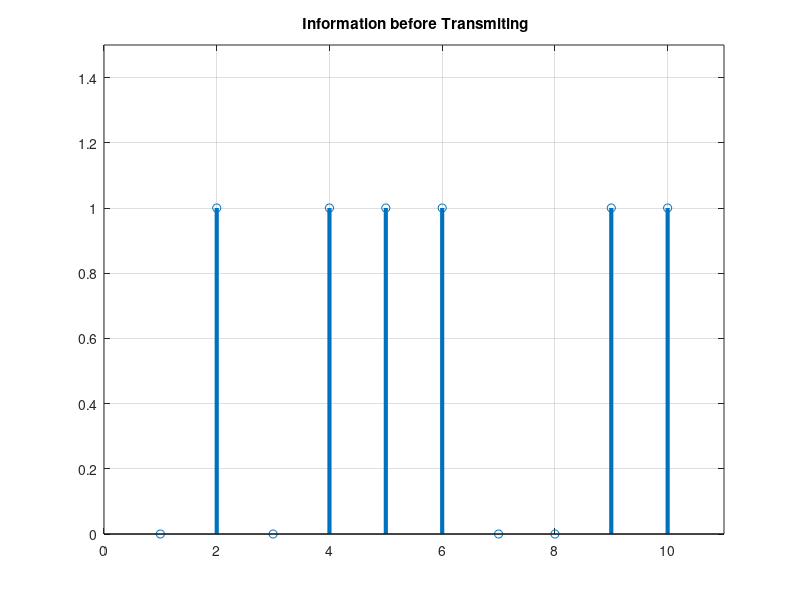
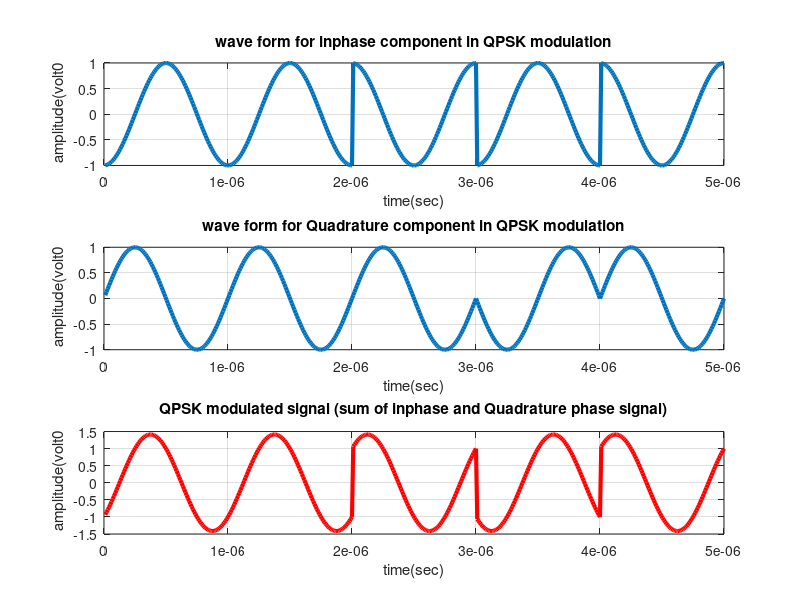
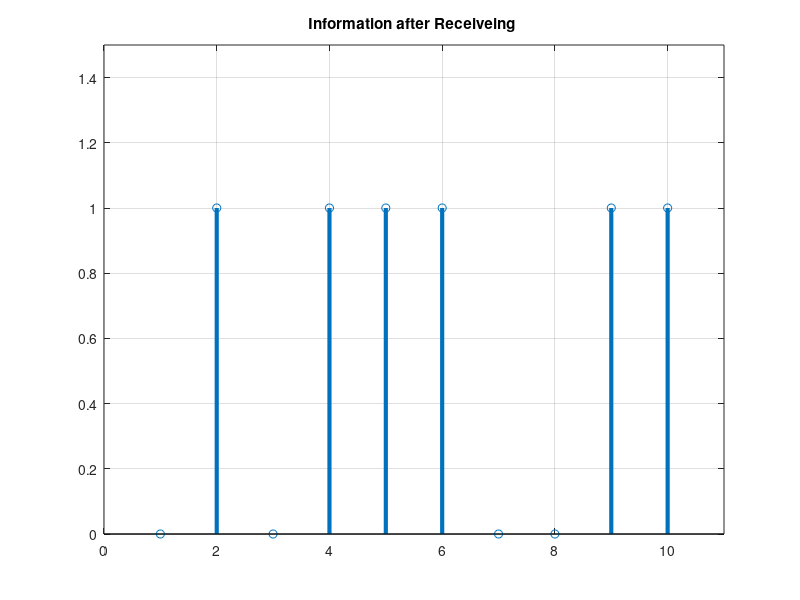

The MATLAB source for these figures, in order:
%XXXXXXXXXXXXXXXXXXXXXXXXXXXXXXXXXXXXXXXXXXXXXXXXXXXXXXXXXXXXXXXXXXXXXXXXXX
%XXXX QPSK Modulation and Demodulation without consideration of noise XXXXX
%XXXXXXXXXXXXXXXXXXXXXXXXXXXXXXXXXXXXXXXXXXXXXXXXXXXXXXXXXXXXXXXXXXXXXXXXXX


clc;
clear all;
close all;
data=[0  1 0 1 1 1 0 0 1 1]; % information

%Number_of_bit=1024;
%data=randint(Number_of_bit,1);

figure(1)
stem(data, 'linewidth',3), grid on;
title('  Information before Transmiting ');
axis([ 0 11 0 1.5]);

data_NZR=2*data-1; % Data Represented at NZR form for QPSK modulation
s_p_data=reshape(data_NZR,2,length(data)/2);  % S/P convertion of data


br=10.^6; %Let us transmission bit rate  1000000
f=br; % minimum carrier frequency
T=1/br; % bit duration
t=T/99:T/99:T; % Time vector for one bit information



% XXXXXXXXXXXXXXXXXXXXXXX QPSK modulatio  XXXXXXXXXXXXXXXXXXXXXXXXXXXXXXXXX
y=[];
y_in=[];
y_qd=[];
for(i=1:length(data)/2)
    y1=s_p_data(1,i)*cos(2*pi*f*t); % inphase component
    y2=s_p_data(2,i)*sin(2*pi*f*t) ;% Quadrature component
    y_in=[y_in y1]; % inphase signal vector
    y_qd=[y_qd y2]; %quadrature signal vector
    y=[y y1+y2]; % modulated signal vector
end
Tx_sig=y; % transmitting signal after modulation
tt=T/99:T/99:(T*length(data))/2;

figure(2)

subplot(3,1,1);
plot(tt,y_in,'linewidth',3), grid on;
title(' wave form for inphase component in QPSK modulation ');
xlabel('time(sec)');
ylabel(' amplitude(volt0');

subplot(3,1,2);
plot(tt,y_qd,'linewidth',3), grid on;
title(' wave form for Quadrature component in QPSK modulation ');
xlabel('time(sec)');
ylabel(' amplitude(volt0');


subplot(3,1,3);
plot(tt,Tx_sig,'r','linewidth',3), grid on;
title('QPSK modulated signal (sum of inphase and Quadrature phase signal)');
xlabel('time(sec)');
ylabel(' amplitude(volt0');




% XXXXXXXXXXXXXXXXXXXXXXXXXXXX QPSK demodulation XXXXXXXXXXXXXXXXXXXXXXXXXX
Rx_data=[];
Rx_sig=Tx_sig; % Received signal
for(i=1:1:length(data)/2)

    %%XXXXXX inphase coherent dector XXXXXXX
    Z_in=Rx_sig((i-1)*length(t)+1:i*length(t)).*cos(2*pi*f*t); 
    % above line indicat multiplication of received & inphase carred signal
    
    Z_in_intg=(trapz(t,Z_in))*(2/T);% integration using trapizodial rull
    if(Z_in_intg>0) % Decession Maker
        Rx_in_data=1;
    else
       Rx_in_data=0; 
    end
    
    %%XXXXXX Quadrature coherent dector XXXXXX
    Z_qd=Rx_sig((i-1)*length(t)+1:i*length(t)).*sin(2*pi*f*t);
    %above line indicat multiplication ofreceived & Quadphase carred signal
    
    Z_qd_intg=(trapz(t,Z_qd))*(2/T);%integration using trapizodial rull
        if (Z_qd_intg>0)% Decession Maker
        Rx_qd_data=1;
        else
       Rx_qd_data=0; 
        end
        
        
        Rx_data=[Rx_data  Rx_in_data  Rx_qd_data]; % Received Data vector
end


figure(3)
stem(Rx_data,'linewidth',3) 
title('Information after Receiveing ');
axis([ 0 11 0 1.5]), grid on;


% XXXXXXXXXXXXXXXXXXXXXXXXX    end of program    XXXXXXXXXXXXXXXXXXXXXXXXXX
    

